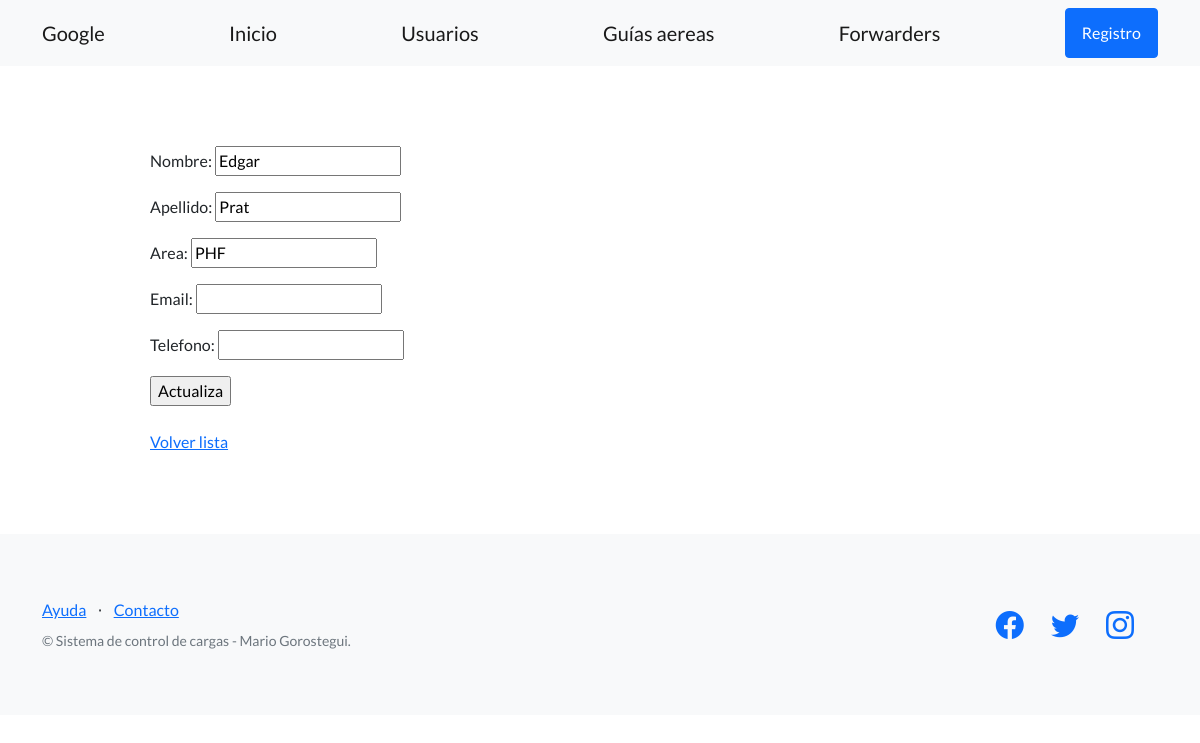
Page /app_guias/actualiza_usuario/2/ on the committed database.
### app_guias/models.py (models this page shows, shortened)
class Usuarios(models.Model):
    nombre = models.CharField(max_length=64)
    apellido = models.CharField(max_length=64)# Equivalente de str
    area = models.CharField(max_length=64)  # Equivalent de int
    email = models.EmailField(blank=True)
    telefono = models.CharField(max_length=20,blank=True)
    creador = models.ForeignKey(User, on_delete=models.SET_NULL, null=True)

### app_guias/views.py (the view)
# urls.py: path("actualiza_usuario/<int:pk>/",UsuariosUpdateView.as_view(),name = "actualiza_usuario"),
class UsuariosUpdateView(UpdateView):
    model  = Usuarios
    fields = ('nombre', 'apellido','area', 'email','telefono')
    success_url = reverse_lazy ('Usuarios')

### app_guias/templates/app_guias/usuarios_form.html (shortened to what this page needs)
{% extends "app_guias/base.html" %}
{% block contenido %}
<form method="post">
  {{ form.as_p }}
  <input type="submit" value="Actualiza" />
</form>
<br>
<a href="{% url 'Usuarios' %}">Volver lista</a>
{% endblock contenido %}

### rows in the picture
Usuarios: nombre "Edgar", apellido "Prat", area "PHF"
